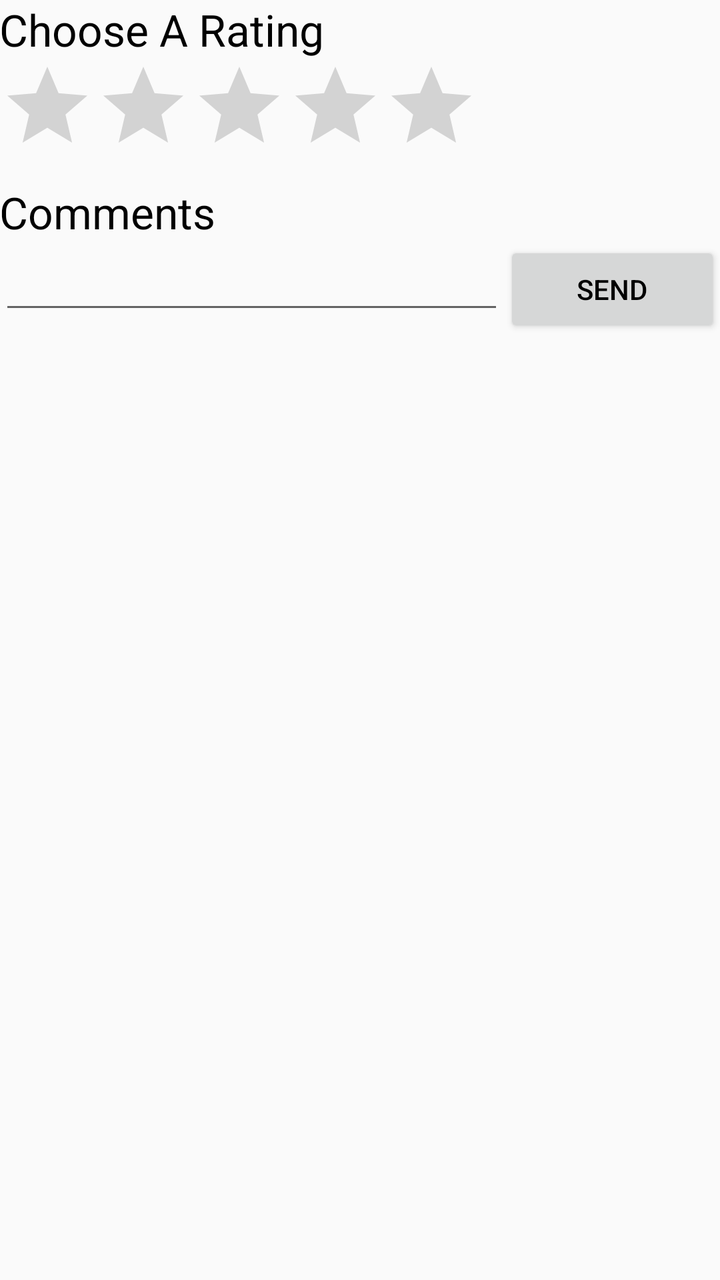
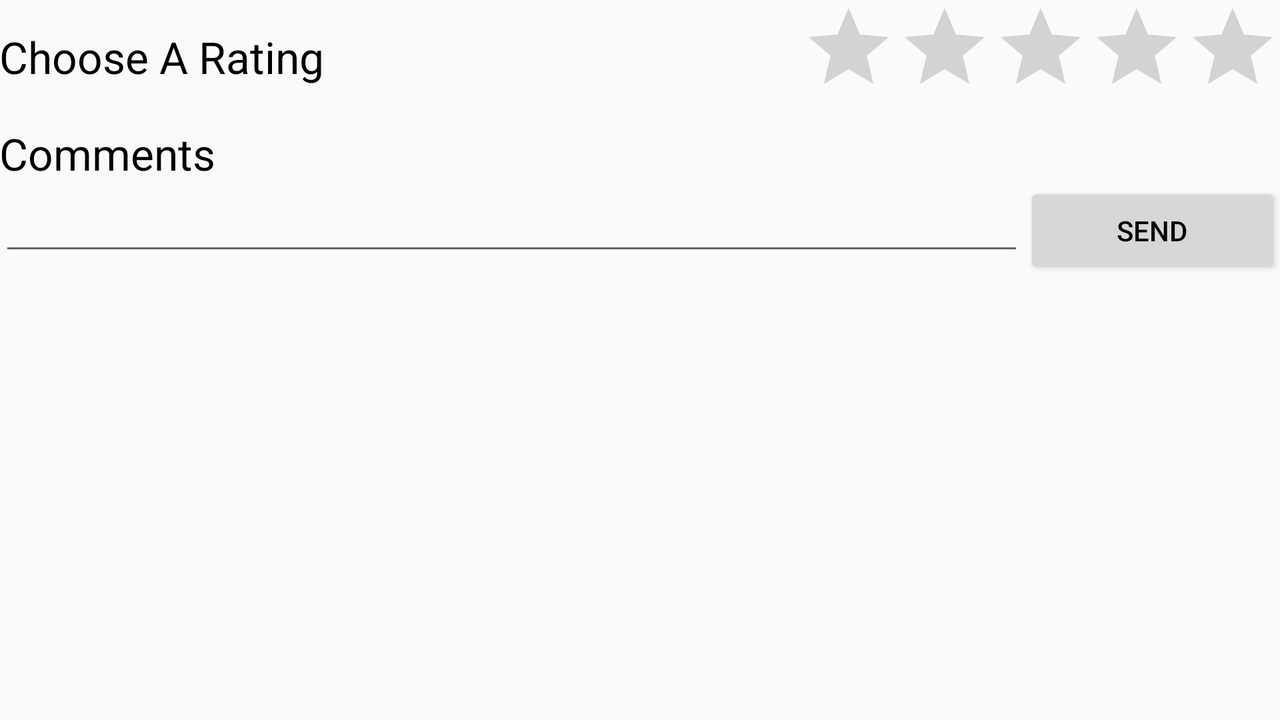

One screen, two layout resources from the same app: the default and the repository's alternative for another configuration. Each is rendered where Android would select it; the XML of both is given below.
<!-- AndroidManifest.xml: application theme AppTheme -->
<!-- res/layout/fragment_feedback.xml -->
<?xml version="1.0" encoding="utf-8"?>
<RelativeLayout xmlns:android="http://schemas.android.com/apk/res/android"
    android:layout_width="match_parent" android:layout_height="match_parent"
    android:paddingLeft="@dimen/activity_horizontal_margin"
    android:paddingRight="@dimen/activity_horizontal_margin"
    android:paddingTop="@dimen/activity_vertical_margin"
    android:paddingBottom="25dp"
    android:focusable="true"
    android:focusableInTouchMode="true"
    android:layout_marginBottom="20dp">

    <TextView
        android:layout_width="wrap_content"
        android:layout_height="wrap_content"
        android:text="@string/choose_rating"
        android:id="@+id/textView"
        android:layout_alignParentTop="true"
        android:layout_alignParentLeft="true"
        android:layout_alignParentStart="true"
        android:textAppearance="?android:attr/textAppearanceLarge"
        />

    <RatingBar
        android:layout_width="wrap_content"
        android:layout_height="wrap_content"
        android:id="@+id/ratingBar"
        android:layout_below="@+id/textView"
        android:numStars="5"
        android:stepSize="1"
        android:focusableInTouchMode="false"
        android:focusable="false"

        />

     <TextView
        android:layout_width="wrap_content"
        android:layout_height="wrap_content"
        android:text="@string/comments_feedback"
        android:id="@+id/textView2"
        android:layout_below="@+id/ratingBar"
        android:textAppearance="?android:attr/textAppearanceLarge"
        android:layout_marginTop="5dp"
        />
    <LinearLayout
        android:layout_width="match_parent"
        android:layout_height="wrap_content"
        android:layout_below="@+id/textView2"
        android:layout_marginBottom="10dp">
    <EditText
        android:layout_width="0dp"
        android:layout_height="wrap_content"
        android:inputType="textMultiLine"
        android:id="@+id/comments"
        android:scrollbars="vertical"
        android:layout_weight="0.7"
        android:singleLine="false"
        android:scrollHorizontally="false"
        android:lines="1"
        android:maxLines="5"
        android:gravity="top|left">
        <requestFocus />
        </EditText>

    <Button
        android:layout_width="0dp"
        android:layout_height="wrap_content"
        android:text="@string/post"
        android:id="@+id/postButton"
        android:layout_weight="0.3"
        android:layout_gravity="center"
         />
    </LinearLayout>

</RelativeLayout>
<!-- resources referenced by this layout -->
<resources>
  <string name="choose_rating">Choose A Rating</string>
  <string name="comments_feedback">Comments</string>
  <string name="post">Send</string>
  <style name="AppTheme" parent="Theme.AppCompat.Light.DarkActionBar">
          
          <item name="android:textColor">#000</item>
      </style>
</resources>
<!-- res/layout-land/fragment_feedback.xml (the repository's variant of the layout above) -->
<!-- drawn on the phone turned sideways -->
<?xml version="1.0" encoding="utf-8"?>
<RelativeLayout xmlns:android="http://schemas.android.com/apk/res/android"
    android:layout_width="match_parent" android:layout_height="match_parent"
    android:paddingLeft="@dimen/activity_horizontal_margin"
    android:paddingRight="@dimen/activity_horizontal_margin"
    android:paddingTop="@dimen/activity_vertical_margin"
    android:paddingBottom="25dp"
    android:focusable="true"
    android:focusableInTouchMode="true"
    android:layout_marginBottom="20dp">

    <TextView
        android:layout_width="wrap_content"
        android:layout_height="wrap_content"
        android:text="@string/choose_rating"
        android:id="@+id/textView"
        android:layout_alignParentTop="true"
        android:layout_alignParentLeft="true"
        android:layout_alignParentStart="true"
        android:textAppearance="?android:attr/textAppearanceLarge"
        android:layout_above="@+id/textView2"
        android:gravity="center_vertical"/>

    <RatingBar
        android:layout_width="wrap_content"
        android:layout_height="wrap_content"
        android:id="@+id/ratingBar"
        android:numStars="5"
        android:stepSize="1"
        android:focusableInTouchMode="false"
        android:focusable="false"

        android:layout_alignParentTop="true"
        android:layout_alignRight="@+id/linearLayout"
        android:layout_alignEnd="@+id/linearLayout" />

    <TextView
        android:layout_width="wrap_content"
        android:layout_height="wrap_content"
        android:text="@string/comments_feedback"
        android:id="@+id/textView2"
        android:layout_below="@+id/ratingBar"
        android:textAppearance="?android:attr/textAppearanceLarge"
        android:layout_marginTop="5dp"
        />
    <LinearLayout
        android:layout_width="match_parent"
        android:layout_height="wrap_content"
        android:layout_below="@+id/textView2"
        android:id="@+id/linearLayout"
        android:layout_marginBottom="10dp">
    <EditText
        android:layout_width="0dp"
        android:layout_height="wrap_content"
        android:inputType="textMultiLine"
        android:id="@+id/comments"
        android:scrollbars="vertical"
        android:layout_weight="0.8"
        android:singleLine="false"
        android:scrollHorizontally="false"
        android:lines="1"
        android:maxLines="5"
        android:gravity="top|left">
        <requestFocus />
        </EditText>

    <Button
        android:layout_width="0dp"
        android:layout_height="wrap_content"
        android:text="@string/post"
        android:id="@+id/postButton"
        android:layout_weight="0.2"
        android:layout_gravity="center"

         />
    </LinearLayout>

</RelativeLayout>
